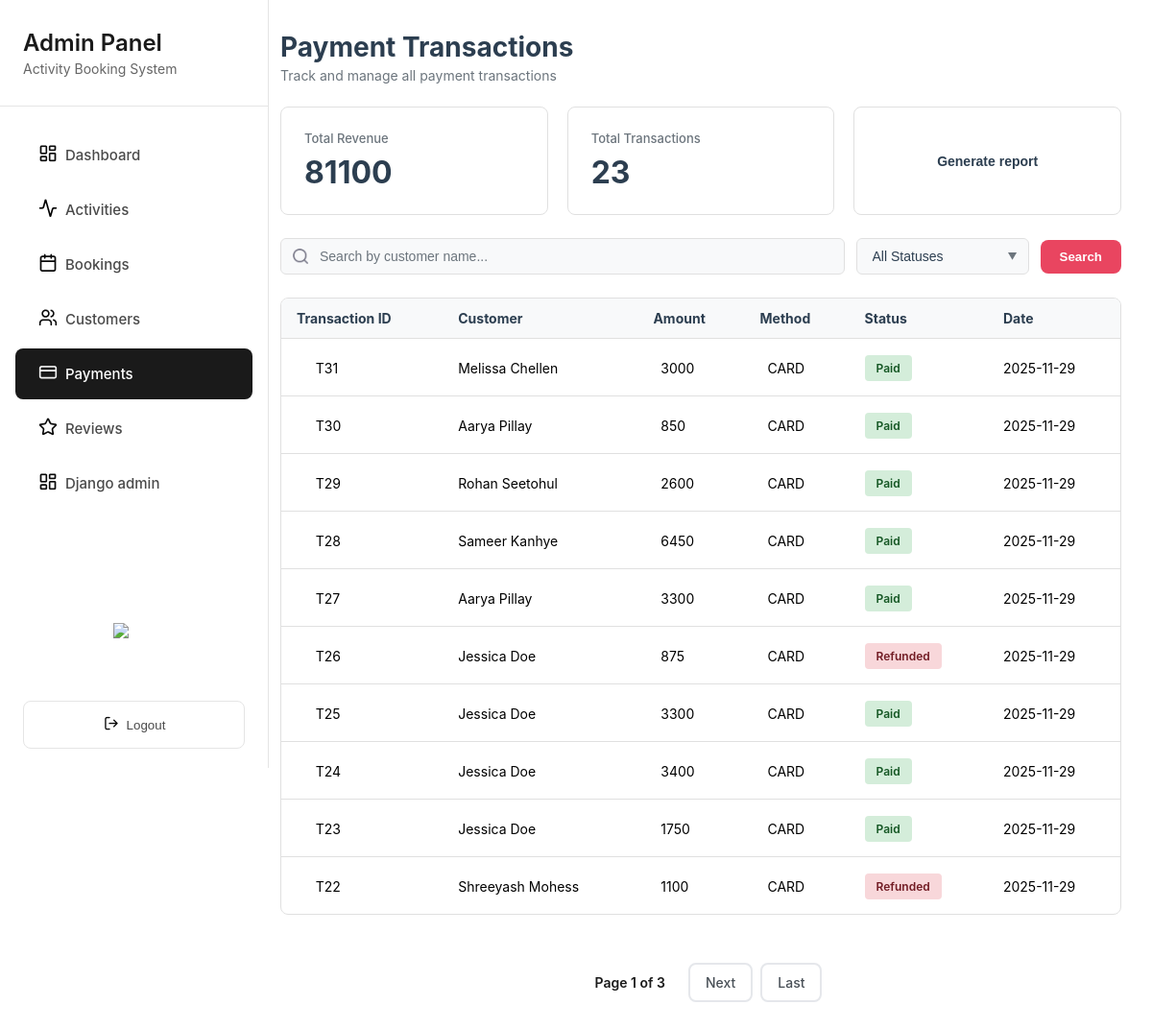
The app's page /grandblue/admin/payments/ (signed in) with its own data.
### merger/models.py (models this page shows, shortened)
class Payment(models.Model):
    class Status(models.TextChoices):
        PAID = "PAID", "Paid"
        REFUNDED = "REFUNDED", "Refunded"
    class Method(models.TextChoices):
        CARD = "CARD", "Credit/Debit Card"
    booking = models.OneToOneField(Booking, related_name="payments", on_delete=models.CASCADE)
    amount = models.PositiveIntegerField(help_text="Amount in Rs")
    method = models.CharField(max_length=16, choices=Method.choices, default=Method.CARD)
    status = models.CharField(max_length=12, choices=Status.choices, default=Status.PAID)
    provider = models.CharField(max_length=64, blank=True, help_text="e.g., Stripe, PayPal")
    paid_at = models.DateTimeField(blank=True, null=True)
    class Meta:
        indexes = [
            models.Index(fields=["status"]),
            models.Index(fields=["method"]),
            models.Index(fields=["booking", "paid_at"]),
        ]

class Booking(models.Model):
    class Status(models.TextChoices):
        CONFIRMED = "CONFIRMED", "Confirmed"
        CANCELLED = "CANCELLED", "Cancelled"
        COMPLETED = "COMPLETED", "Completed"
    customer = models.ForeignKey(User, related_name="bookings", on_delete=models.CASCADE)
    activity = models.ForeignKey(Activity, related_name="bookings", on_delete=models.CASCADE)
    date = models.DateField(help_text="Selected date for the activity")
    group_size = models.PositiveIntegerField(default=1)
    price_total = models.PositiveIntegerField(help_text="Total price (Rs)")
    status = models.CharField(max_length=12, choices=Status.choices, default=Status.CONFIRMED)
    created_at = models.DateTimeField(auto_now_add=True)
    cancelled_at = models.DateTimeField(blank=True, null=True)
    cancellation_reason = models.TextField(blank=True)
    class Meta:
        ordering = ["-created_at"]
        indexes = [
            models.Index(fields=["status"]),
            models.Index(fields=["date"]),
            models.Index(fields=["customer", "created_at"]),
        ]
        constraints = [
            models.CheckConstraint(
                check=Q(date__gt=F("created_at")),
                name="booking_date_after_creation"
            ),
        ]

class User(AbstractUser):
    email = models.EmailField(blank=True, unique=True)
    date_joined = models.DateTimeField(default=timezone.now)
    phone = models.CharField(max_length=20, blank=True)
    total_bookings = models.PositiveIntegerField(default=0)
    total_spent = models.DecimalField(max_digits=10, decimal_places=2, default=0.00)
    USERNAME_FIELD = 'email'
    REQUIRED_FIELDS = []
    class Meta:
        ordering = ['email']

### merger/shared_views.py (the view, shortened to what this page needs)
# urls.py: path('admin/payments/', PaymentsPageView.as_view(), name='payments'),
class PaymentsPageView(LoginRequiredMixin, StaffRequiredMixin, ListView):
    model = Payment
    template_name = 'admin_payment.html'
    context_object_name = 'payments'
    paginate_by = 10
    def get_queryset(self):
        queryset = Payment.objects.select_related('booking__customer', 'booking__activity').order_by('-paid_at')
        status = self.request.GET.get('status')
        if status and status != 'all':
            queryset = queryset.filter(status=status.upper())
        search = self.request.GET.get('search')
        return queryset
    def get_context_data(self, **kwargs):
        context = super().get_context_data(**kwargs)
        context.update({
            'active_class': 'payments',
            'total_revenue': (
                Payment.objects
                .filter(status="PAID")
                .aggregate(total=Sum("amount"))["total"] or 0
            ),
            'total_transactions': Payment.objects.aggregate(total=Count('amount'))['total'] or 0,
            'current_status': self.request.GET.get('status', 'all'),
            'current_search': self.request.GET.get('search', ''),
        })
        return context

### merger/shared_views.py (called while the page is built)
    def test_func(self):
        return self.request.user.is_staff

### merger/templates/admin_payment.html (shortened to what this page needs)
{% extends 'admin_sidebar.html' %}
{% load static %}
{% block extra_css %}
    <link rel="stylesheet" href="{% static 'css/admin_payment.css' %}">
{% endblock %}
{% block content %}
<div class="page-header">
    <h1 class="page-title">Payment Transactions</h1>
    <p class="page-subtitle">Track and manage all payment transactions</p>
</div>
<div class="stats-container">
    <div class="stat-card">
        <div class="stat-label">Total Revenue</div>
        <div class="stat-value">{{ total_revenue }}</div>
    </div>
    <div class="stat-card">
        <div class="stat-label">Total Transactions</div>
        <div class="stat-value">{{ total_transactions }}</div>
    </div>
    <button class="generate-btn" onclick="generateReport()">
        <span>Generate report</span>
    </button>
</div>
<form method="get" action="" id="filterForm" onsubmit="return true;">
<div class="filter-bar">
    <div class="search-box">
        <input type="text" name="search" id="searchInput" placeholder="Search by customer name..." value="{{ current_search }}">
    </div>
    <div class="filter-dropdown">
        <select class="dropdown-select" name="status" id="statusFilter" onchange="document.getElementById('filterForm').submit()">
            <option value="all" {% if current_status == 'all' %}selected{% endif %}>All Statuses</option>
        </select>
    </div>
    <button type="submit" class="filter-submit-btn">Search</button>
</div>
</form>
<div class="table-container">
    <table>
        <thead>
            <tr>
                <th>Transaction ID</th>
                <th>Customer</th>
                <th>Amount</th>
                <th>Method</th>
                <th>Status</th>
                <th>Date</th>
            </tr>
        </thead>
        <tbody id="transactionsTable">
            {% for payment in payments %}
                <tr data-status="{{ payment.status|lower }}" style="--i: {{ forloop.counter }};">
                    <td class="transaction-id" style="white-space: pre;">     T{{ payment.id }}</td>
                    <td class="customer-name"><span class="customer-name">{{ payment.booking.customer.first_name }} {{ payment.booking.customer.last_name }}</span></td>
                    <td class="amount" style="white-space: pre;">  {{ payment.amount }}</td>
                    <td class="method" style="white-space: pre;">  {{ payment.method }}</td>
                    <td><span class="status-badge
                                {% if payment.status == 'PAID' %}
                                paid
                                {% elif payment.status == 'REFUNDED' %}
                                refunded
                                {% endif %}
                            ">
                                {{ payment.get_status_display }}
                            </span>
                        </td>
                    <td class="date"><span>{{ payment.paid_at|date:"Y-m-d" }}</span></td>
                </tr>
                {% empty %}
                <tr>
                    <td colspan="5" style="text-align:center;">No payments found.</td>
                </tr>
      {% endfor %}
    </tbody>
  </table>
</div>
{% if is_paginated %}
<div class="pagination">
  <span class="page-current">
    Page {{ page_obj.number }} of {{ page_obj.paginator.num_pages }}
  </span>
  {% if page_obj.has_next %}
    <a href="?page={{ page_obj.next_page_number }}{% if current_status != 'all' %}&status={{ current_status }}{% endif %}{% if current_search %}&search={{ current_search }}{% endif %}" class="page-link">Next</a>
    <a href="?page={{ page_obj.paginator.num_pages }}{% if current_status != 'all' %}&status={{ current_status }}{% endif %}{% if current_search %}&search={{ current_search }}{% endif %}" class="page-link">Last</a>
  {% endif %}
</div>
{% endif %}
{% endblock %}

### merger/static/css/dark_mode.css (style rules this page uses)
:root { --bg-primary: #ffffff; --bg-secondary: #f8f9fa; --bg-tertiary: #e9ecef; --text-primary: #000000; --text-secondary: #333333; --text-muted: #666666; --border-color: #dee2e6; --card-bg: #ffffff; --input-bg: #ffffff; --shadow-color: rgba(0, 0, 0, 0.1); }

### merger/static/css/admin_sidebar.css (style rules this page uses)
* { margin: 0; padding: 0; box-sizing: border-box; }
body { font-family: -apple-system, BlinkMacSystemFont, 'Segoe UI', Roboto, Oxygen, Ubuntu, Cantarell, sans-serif; background-color: #f5f5f5; display: flex; min-height: 100vh; }

### merger/static/css/admin_payment.css (style rules this page uses)
* { margin: 0; padding: 0; box-sizing: border-box; }
body { font-family: -apple-system, BlinkMacSystemFont, 'Segoe UI', Roboto, 'Helvetica Neue', Arial, sans-serif; background: #ffffff; color: #2c3e50; min-height: 100vh; display: flex; }
.page-header { margin-bottom: 24px; }
.page-title { font-size: 28px; font-weight: 700; margin-bottom: 4px; color: #2c3e50; }
.page-subtitle { font-size: 14px; color: #6c757d; }
.stats-container { display: grid; grid-template-columns: repeat(auto-fit, minmax(250px, 1fr)); gap: 20px; margin-bottom: 24px; }
.stat-card { background: #ffffff; border: 1px solid #e0e0e0; border-radius: 8px; padding: 24px; transition: all 0.3s ease; }
.stat-label { font-size: 13px; color: #6c757d; margin-bottom: 8px; font-weight: 500; }
.stat-value { font-size: 32px; font-weight: 700; color: #2c3e50; }
.generate-btn { background: #ffffff; border: 1px solid #e0e0e0; border-radius: 8px; padding: 24px; display: flex; align-items: center; justify-content: center; cursor: pointer; transition: all 0.3s ease; font-size: 14px; font-weight: 600; color: #2c3e50; }
.filter-bar { display: flex; gap: 12px; margin-bottom: 24px; align-items: center; }
.filter-submit-btn { padding: 10px 20px; background: #e94560; color: white; border: none; border-radius: 8px; font-weight: 600; cursor: pointer; transition: all 0.3s ease; }
.search-box { position: relative; flex: 1; }
.search-box input { width: 100%; padding: 10px 16px 10px 40px; background: #f8f9fa url(" ../images/search-icon.png") no-repeat 12px center; background-size: 16px 16px; border: 1px solid #e0e0e0; border-radius: 6px; color: #2c3e50; font-size: 14px; transition: all 0.2s ease; }
.search-box input::placeholder { color: #6c757d; }
.filter-dropdown { position: relative; }
.dropdown-select { padding: 10px 36px 10px 16px; background: #f8f9fa; border: 1px solid #e0e0e0; border-radius: 6px; color: #2c3e50; font-size: 14px; cursor: pointer; appearance: none; min-width: 180px; transition: all 0.2s ease; }
.filter-dropdown::after { content: '▼'; position: absolute; right: 12px; top: 50%; transform: translateY(-50%); font-size: 10px; color: #6c757d; pointer-events: none; }
.table-container { background: #ffffff; border: 1px solid #e0e0e0; border-radius: 8px; overflow-x: auto; opacity: 0; transform: scale(0.9) translateY(20px); animation: tableAppear 0.8s ease-out forwards, tableGlow 2s ease-in-out 0.5s infinite alternate; }
table { width: 100%; border-collapse: collapse; min-width: 800px; }
thead { background: #f8f9fa; }
th { padding: 12px 16px; text-align: left; font-size: 14px; font-weight: bold; text-transform: capitalize; white-space: nowrap; }
td { padding: 16px; border-top: 1px solid #e0e0e0; font-size: 14px; color: #000000; }
tbody tr { transition: all 0.2s ease; }
.status-badge { display: inline-block; padding: 6px 12px; border-radius: 4px; font-size: 12px; font-weight: 600; text-transform: capitalize; }
.status-badge.paid { background: #d4edda; color: #155724; }
.status-badge.refunded { background: #f8d7da; color: #721c24; }
.table-container table tr { opacity: 0; transform: translateY(15px) scale(0.97); animation: rowFadeIn 0.5s cubic-bezier(.25,1,.33,1) forwards; }
.table-container table tr:nth-child(n) { animation-delay: calc(0.08s * var(--i)); }
.stat-card { animation: fadeIn 0.3s ease; }
.stat-card:nth-child(1) { animation-delay: 0.05s; }
.stat-card:nth-child(2) { animation-delay: 0.1s; }
.pagination { display: flex; justify-content: center; align-items: center; gap: 8px; margin-top: 30px; padding: 20px 0; }
.page-link { padding: 10px 16px; border: 2px solid #e5e7eb; border-radius: 8px; background: white; color: #495057; text-decoration: none; font-weight: 500; font-size: 14px; transition: all 0.3s ease; cursor: pointer; min-width: 45px; text-align: center; }
.page-current { padding: 10px 16px; font-weight: 600; color: #1a1a1a; font-size: 14px; }

### records on screen
Payment: id "31", booking.customer.first_name "Melissa", booking.customer.last_name "Chellen", amount "3000", method "CARD", status "Paid", paid_at "2025-11-29"
Payment: id "30", booking.customer.first_name "Aarya", booking.customer.last_name "Pillay", amount "850", method "CARD", status "Paid", paid_at "2025-11-29"
Payment: id "29", booking.customer.first_name "Rohan", booking.customer.last_name "Seetohul", amount "2600", method "CARD", status "Paid", paid_at "2025-11-29"
Payment: id "28", booking.customer.first_name "Sameer", booking.customer.last_name "Kanhye", amount "6450", method "CARD", status "Paid", paid_at "2025-11-29"
Payment: id "27", booking.customer.first_name "Aarya", booking.customer.last_name "Pillay", amount "3300", method "CARD", status "Paid", paid_at "2025-11-29"
Payment: id "26", booking.customer.first_name "Jessica", booking.customer.last_name "Doe", amount "875", method "CARD", status "Refunded", paid_at "2025-11-29"
Payment: id "25", booking.customer.first_name "Jessica", booking.customer.last_name "Doe", amount "3300", method "CARD", status "Paid", paid_at "2025-11-29"
Payment: id "24", booking.customer.first_name "Jessica", booking.customer.last_name "Doe", amount "3400", method "CARD", status "Paid", paid_at "2025-11-29"
Payment: id "23", booking.customer.first_name "Jessica", booking.customer.last_name "Doe", amount "1750", method "CARD", status "Paid", paid_at "2025-11-29"
Payment: id "22", booking.customer.first_name "Shreeyash", booking.customer.last_name "Mohess", amount "1100", method "CARD", status "Refunded", paid_at "2025-11-29"

### other values on screen
{{ total_revenue }} "81100"
{{ total_transactions }} "23"
{{ page_obj.number }} "1"
{{ page_obj.paginator.num_pages }} "3"
